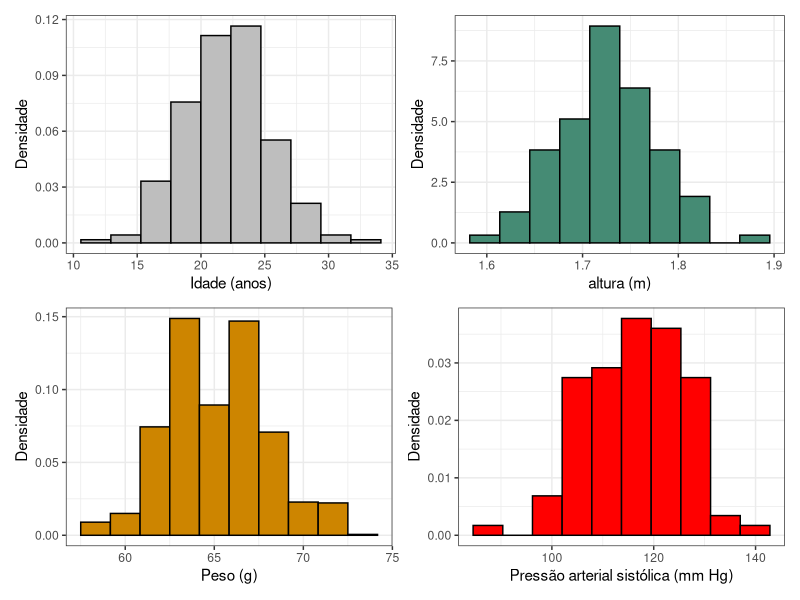
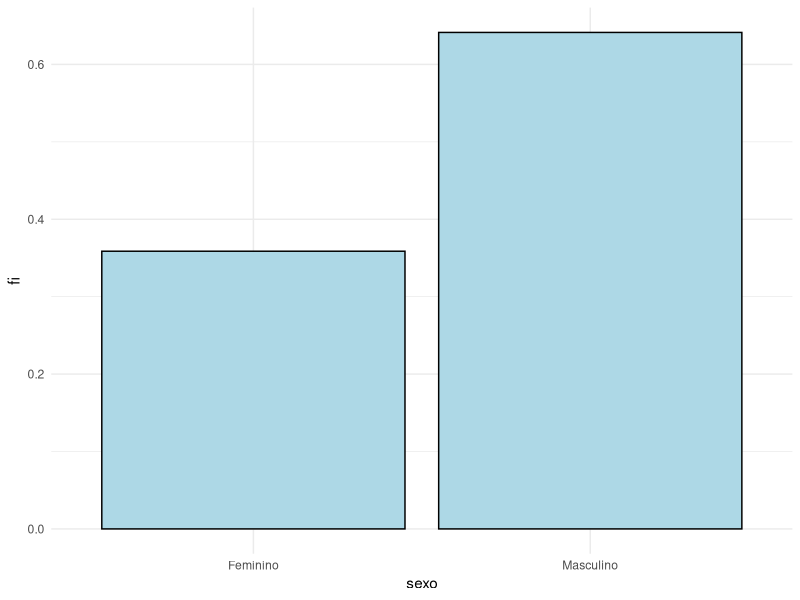
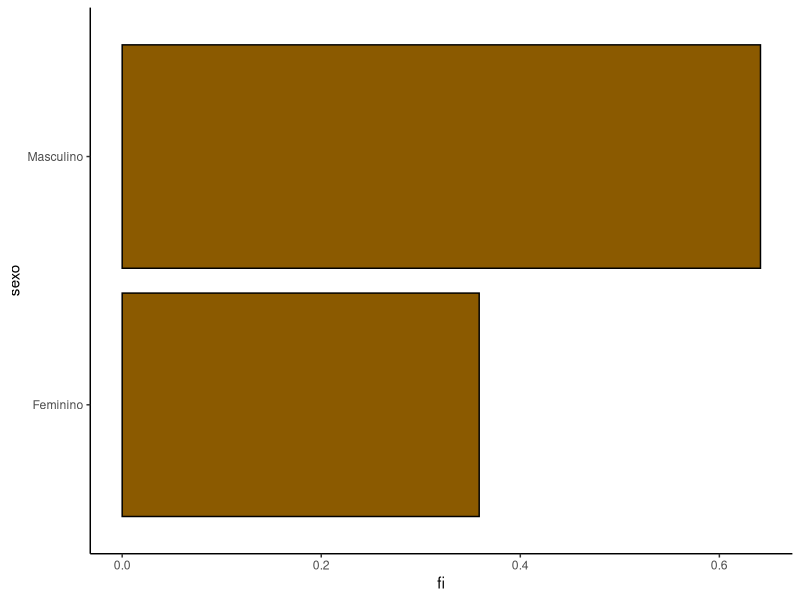
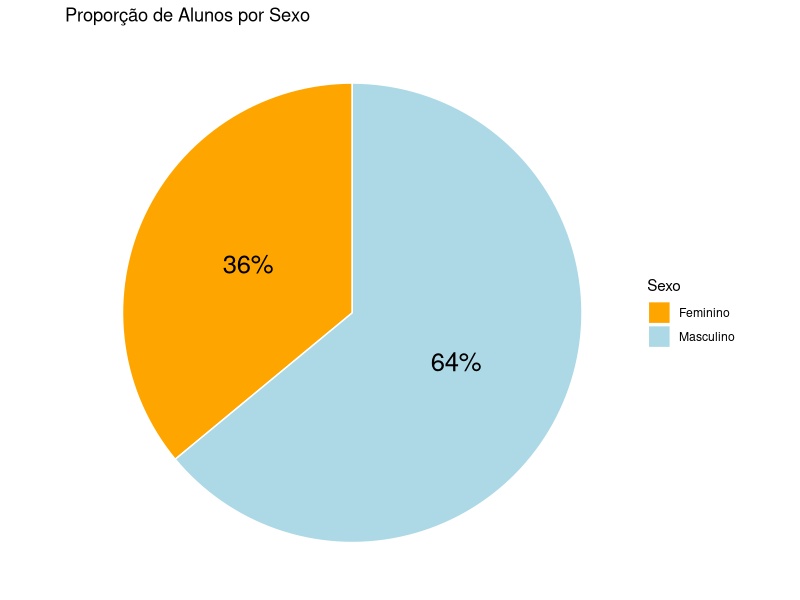
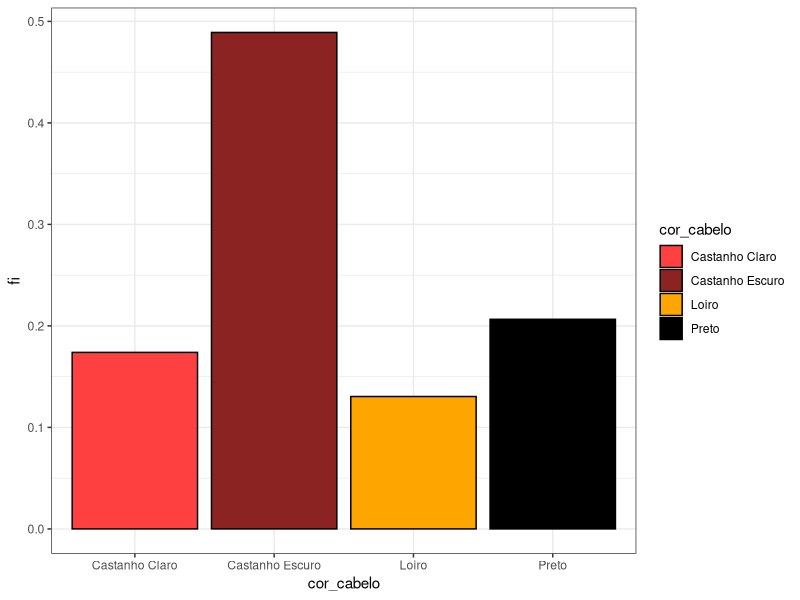
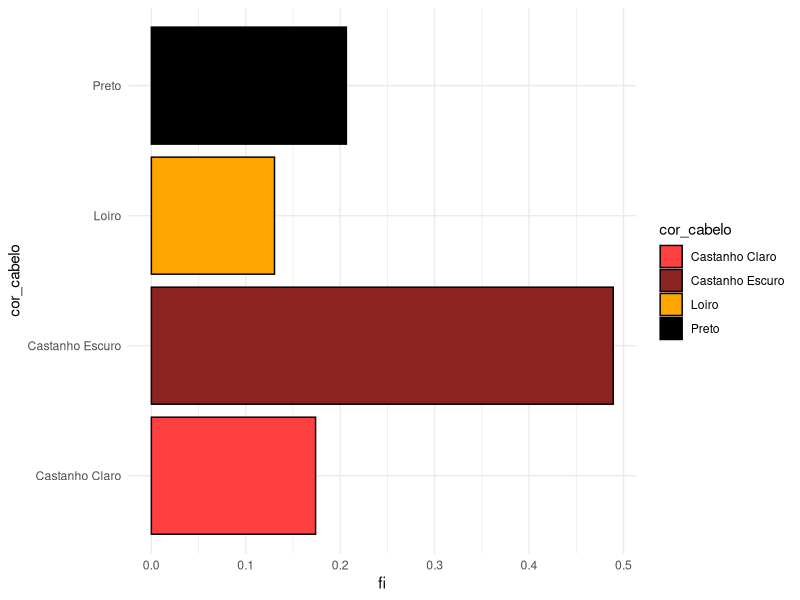
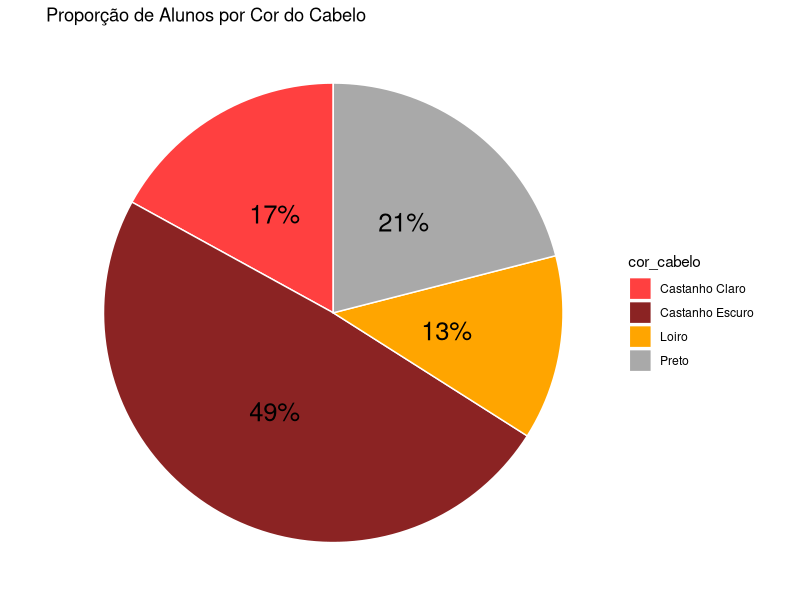

These charts were generated, in order, by the following R code: (Note: this script raises an error after producing the figures.)
## ---- chunk 1
options(htmltools.dir.version = FALSE)
knitr::opts_chunk$set(echo=TRUE, 
                      message = FALSE, 
                      error= FALSE, 
                      warning = FALSE, 
                      comment = "#>", 
                      fig.align = "center")
options(dplyr.print_min = 5, dplyr.print_max = 5)
## ---- chunk 2
library(tidyverse)
library(patchwork)
idade <- rnorm(500,22,3.5)
altura <- rnorm(100,1.72,0.05)
peso <- rbinom(1000,50,.2) + 55
pas <- rnorm(100, 119, 8.2)

plt1 <- as_tibble(idade) |> 
  ggplot(aes(x=idade,y=..density..)) + 
  geom_histogram(bins = 10, color="black",
                 fill="gray") +
  theme_bw() +
  labs(x="Idade (anos)", y="Densidade")

plt2 <- as_tibble(altura) |> 
  ggplot(aes(x=altura,y=..density..)) + 
  geom_histogram(bins = 10, color="black",
                 fill="aquamarine4") +
  theme_bw() +
  labs(x="altura (m)", y="Densidade")

plt3 <- as_tibble(peso) |> 
  ggplot(aes(x=peso,y=..density..)) + 
  geom_histogram(bins = 10, color="black",
                 fill="orange3") +
  theme_bw() +
  labs(x="Peso (g)", y="Densidade")


plt4 <- as_tibble(pas) |> 
  ggplot(aes(x=pas,y=..density..)) + 
  geom_histogram(bins = 10, color="black",
                 fill="red") +
  theme_bw() +
  labs(x="Pressão arterial sistólica (mm Hg)", y="Densidade")
(plt1|plt2)/(plt3|plt4)
library(tidyverse)
data_set <- readxl::read_xlsx("../data/dados-turmas-2026.xlsx")

## ---- chunk 3
# knitr::include_graphics("imgs/R_logo.png")
## ---- chunk 4
library(tidyverse)
library(readxl)
dados_turmas_2026 <- read_xlsx("../data/dados-turmas-2026.xlsx")
## ---- chunk 5
# knitr::include_graphics("img/R_logo.png")
## ---- chunk 6
# dados_turmas_2026 |> 
#   count(sexo)
## ---- chunk 7
# knitr::include_graphics("img/R_logo.png")
## ---- chunk 8
# 
# Precisaremos, então, fazer algumas operações nos dados das turmas e vamos usar o operador `PIPE` (`|>`), cujo atalho é `CTRL + SHIFT + M`. 
# 
# - `n()` para contar cada ocorrência das diferentes categorias da variável  `sexo`.
# - `group_by()` agrupa a variável `sexo` por suas diferentes categorias.
# - `summarise()` cria o resumo dos dados, ou seja, contará o valor de cada categoria usando a função `n()` e salvará na coluna `ni`.
# - `mutate()` é a função utilizada para calcular $f_i$ e suas respectivas procentagens $prec_i$ a partir da coluna $_i$.
# 
# dados_turmas_2026  |> 
#   group_by(sexo) |>  
#   summarise(ni=n()
#             )  |>  
#   mutate(fi = ni/sum(ni),
#          perc = fi*100) 
## ---- chunk 9
dados_turmas_2026 |>
  group_by(sexo) |> 
  summarise(ni=n()) |> 
  mutate(fi = ni/sum(ni),
         perc = fi*100) |> 
  ggplot(aes(x=sexo, y=fi)) + 
  geom_col(
    fill="lightblue",
    color="black"
  )+
  theme_minimal()
## ---- chunk 10
dados_turmas_2026 |>
  group_by(sexo) |> 
  summarise(ni=n()) |> 
  mutate(fi = ni/sum(ni),
         perc = fi*100) |> 
  ggplot(aes(x=fi,y=sexo)) + 
  geom_col(fill="orange4",
           color="black") +
  theme_classic()
## ---- chunk 11
dados_turmas_2026 |> 
  group_by(sexo) |> 
  summarise(
    n = n(),
    .groups = "drop"
  ) |> 
  mutate(
    Freq_Relativa = n/sum(n),
    porc     = round(Freq_Relativa,2),
    rotulo   = paste0(sexo, "\n", round(porc,2), "%")
  ) |> 
  ggplot(aes(x = "", y = porc, fill = sexo)) +
  geom_col(width = 1, color = "white") +
  scale_fill_manual(values = c("orange","lightblue")) +
  coord_polar(theta = "y") +
  geom_text(aes(label = paste0(porc*100, "%")),
            position = position_stack(vjust = 0.5), size = 6.5) +
  labs(
    title = "Proporção de Alunos por Sexo",
    fill  = "Sexo"
  ) +
  theme_void()
## ---- chunk 12
tab <- dados_turmas_2026 |>
  group_by(cor_cabelo) |> #<< 
  summarise(ni=n()) |>      
  mutate(fi = ni/sum(ni),    
         perc = fi*100)      
kableExtra::kable(tab)
## ---- chunk 13
dados_turmas_2026 |>
  group_by(cor_cabelo) |> #<< 
  summarise(ni=n()) |>      
  mutate(fi = ni/sum(ni),    
         perc = fi*100) |> 
  ggplot(aes(x=cor_cabelo,y=fi,
             fill=cor_cabelo)) + #<<
  geom_col(color="black")+
  scale_fill_manual(
    values = c(
      "Loiro" = "orange",
      "Castanho Claro" = "brown1",
      "Castanho Escuro" = "brown4",
      "Preto" = "black"
    )
  )+
  theme_bw() #<<
## ---- chunk 14
dados_turmas_2026 |>
  group_by(cor_cabelo) |> #<< 
  summarise(ni=n()) |>      
  mutate(fi = ni/sum(ni),    
         perc = fi*100) |> 
  ggplot(aes(x=fi, y=cor_cabelo,
             fill=cor_cabelo)) + 
  geom_col(color="black")+
  scale_fill_manual(
    values = c(
      "Loiro" = "orange",
      "Castanho Claro" = "brown1",
      "Castanho Escuro" = "brown4",
      "Preto" = "black"
    )) +
      theme_minimal()
## ---- chunk 15
dados_turmas_2026 |> 
  group_by(cor_cabelo) |> 
  summarise(
    n = n(),
    .groups = "drop"
  ) |> 
  mutate(
    Freq_Relativa = n/sum(n),
    porc     = round(Freq_Relativa,2),
    rotulo   = paste0(cor_cabelo, "\n", round(porc,2), "%")
  ) |> 
  ggplot(aes(x = "", y = porc, fill = cor_cabelo)) +
  geom_col(width = 1, color = "white") +
  coord_polar(theta = "y") +
  geom_text(aes(label = paste0(porc*100, "%")),
            position = position_stack(vjust = 0.5), size = 6.5) +
  scale_fill_manual(
    values = c(
      "Loiro" = "orange",
      "Castanho Claro" = "brown1",
      "Castanho Escuro" = "brown4",
      "Preto" = "darkgray"
    )) +
  labs(
    title = "Proporção de Alunos por Cor do Cabelo",
    fill  = "cor_cabelo"
  ) +
  theme_void()
## ---- chunk 16
tab <- dados_turmas_2026 |>
  mutate(
    classes_altura = cut(altura,5) 
    ) |> 
  group_by(classes_altura) |> 
  summarise(ni=n()) |>      
  mutate(fi = ni/sum(ni),    
         perc = fi*100)  
kableExtra::kable(tab)
## ---- chunk 17

## ---- chunk 18

## ---- chunk 19
tab <- dados_turmas_2026 |>
  mutate(
    classes_altura = cut(altura,5) 
    ) |> 
  group_by(classes_altura) |> 
  summarise(ni=n()) |>      
  mutate(fi = ni/sum(ni),    
         perc = fi*100,
         di=fi/Di)  
kableExtra::kable(tab)
## ---- chunk 20
tab <- dados_turmas_2026 |>
  mutate(
    classes_altura = cut(altura,5) 
    ) |> 
  group_by(classes_altura) |> 
  summarise(ni=n()) |>      
  mutate(fi = ni/sum(ni),    
         perc = fi*100,
         di=fi/Di,
         Ni = cumsum(ni),
         Fi = cumsum(fi),
         Perc = cumsum(perc)
  )
kableExtra::kable(tab)
## ---- chunk 21

## ---- chunk 22

## ---- chunk 23

## ---- chunk 24
